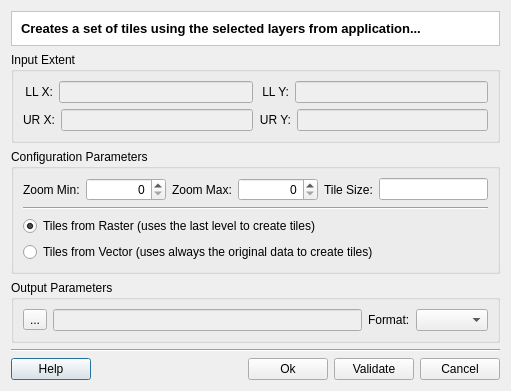
<?xml version="1.0" encoding="UTF-8"?>
<ui version="4.0">
 <class>TileGeneratorDialogForm</class>
 <widget class="QDialog" name="TileGeneratorDialogForm">
  <property name="geometry">
   <rect>
    <x>0</x>
    <y>0</y>
    <width>511</width>
    <height>366</height>
   </rect>
  </property>
  <property name="windowTitle">
   <string>Tile Generator</string>
  </property>
  <layout class="QGridLayout" name="gridLayout_15">
   <item row="0" column="0">
    <layout class="QGridLayout" name="gridLayout_14">
     <item row="0" column="0">
      <widget class="QFrame" name="frame">
       <property name="styleSheet">
        <string notr="true">QWidget { background: white }</string>
       </property>
       <property name="frameShape">
        <enum>QFrame::StyledPanel</enum>
       </property>
       <property name="frameShadow">
        <enum>QFrame::Sunken</enum>
       </property>
       <layout class="QGridLayout" name="gridLayout_6">
        <item row="0" column="0">
         <widget class="QLabel" name="m_titleLabel">
          <property name="font">
           <font>
            <pointsize>10</pointsize>
            <weight>75</weight>
            <bold>true</bold>
           </font>
          </property>
          <property name="text">
           <string>Creates a set of tiles using the selected layers from application...</string>
          </property>
         </widget>
        </item>
       </layout>
      </widget>
     </item>
     <item row="1" column="0">
      <widget class="QGroupBox" name="groupBox_3">
       <property name="title">
        <string>Input Extent</string>
       </property>
       <property name="flat">
        <bool>true</bool>
       </property>
       <layout class="QGridLayout" name="gridLayout_12">
        <item row="0" column="0">
         <layout class="QGridLayout" name="gridLayout_11">
          <item row="0" column="0">
           <layout class="QGridLayout" name="gridLayout_7">
            <item row="0" column="0">
             <widget class="QLabel" name="label_5">
              <property name="minimumSize">
               <size>
                <width>30</width>
                <height>0</height>
               </size>
              </property>
              <property name="text">
               <string>LL X:</string>
              </property>
              <property name="alignment">
               <set>Qt::AlignRight|Qt::AlignTrailing|Qt::AlignVCenter</set>
              </property>
             </widget>
            </item>
            <item row="0" column="1">
             <widget class="QLineEdit" name="m_llxLineEdit">
              <property name="enabled">
               <bool>false</bool>
              </property>
             </widget>
            </item>
           </layout>
          </item>
          <item row="0" column="1">
           <layout class="QGridLayout" name="gridLayout_8">
            <item row="0" column="0">
             <widget class="QLabel" name="label_6">
              <property name="minimumSize">
               <size>
                <width>30</width>
                <height>0</height>
               </size>
              </property>
              <property name="text">
               <string>LL Y:</string>
              </property>
              <property name="alignment">
               <set>Qt::AlignRight|Qt::AlignTrailing|Qt::AlignVCenter</set>
              </property>
             </widget>
            </item>
            <item row="0" column="1">
             <widget class="QLineEdit" name="m_llyLineEdit">
              <property name="enabled">
               <bool>false</bool>
              </property>
             </widget>
            </item>
           </layout>
          </item>
          <item row="1" column="0">
           <layout class="QGridLayout" name="gridLayout_9">
            <item row="0" column="0">
             <widget class="QLabel" name="label_7">
              <property name="minimumSize">
               <size>
                <width>30</width>
                <height>0</height>
               </size>
              </property>
              <property name="text">
               <string>UR X:</string>
              </property>
              <property name="alignment">
               <set>Qt::AlignRight|Qt::AlignTrailing|Qt::AlignVCenter</set>
              </property>
             </widget>
            </item>
            <item row="0" column="1">
             <widget class="QLineEdit" name="m_urxLineEdit">
              <property name="enabled">
               <bool>false</bool>
              </property>
             </widget>
            </item>
           </layout>
          </item>
          <item row="1" column="1">
           <layout class="QGridLayout" name="gridLayout_10">
            <item row="0" column="0">
             <widget class="QLabel" name="label_8">
              <property name="minimumSize">
               <size>
                <width>30</width>
                <height>0</height>
               </size>
              </property>
              <property name="text">
               <string>UR Y:</string>
              </property>
              <property name="alignment">
               <set>Qt::AlignRight|Qt::AlignTrailing|Qt::AlignVCenter</set>
              </property>
             </widget>
            </item>
            <item row="0" column="1">
             <widget class="QLineEdit" name="m_uryLineEdit">
              <property name="enabled">
               <bool>false</bool>
              </property>
             </widget>
            </item>
           </layout>
          </item>
         </layout>
        </item>
       </layout>
      </widget>
     </item>
     <item row="2" column="0">
      <widget class="QGroupBox" name="groupBox">
       <property name="title">
        <string>Configuration Parameters</string>
       </property>
       <property name="flat">
        <bool>true</bool>
       </property>
       <layout class="QGridLayout" name="gridLayout_13">
        <item row="0" column="0">
         <layout class="QGridLayout" name="gridLayout_2">
          <item row="0" column="0">
           <layout class="QGridLayout" name="gridLayout">
            <item row="0" column="0">
             <widget class="QLabel" name="label">
              <property name="text">
               <string>Zoom Min:</string>
              </property>
             </widget>
            </item>
            <item row="0" column="1">
             <widget class="QSpinBox" name="m_zoomMinSpinBox">
              <property name="minimumSize">
               <size>
                <width>80</width>
                <height>0</height>
               </size>
              </property>
              <property name="alignment">
               <set>Qt::AlignRight|Qt::AlignTrailing|Qt::AlignVCenter</set>
              </property>
             </widget>
            </item>
            <item row="0" column="2">
             <widget class="QLabel" name="label_2">
              <property name="text">
               <string>Zoom Max:</string>
              </property>
             </widget>
            </item>
            <item row="0" column="3">
             <widget class="QSpinBox" name="m_zoomMaxSpinBox">
              <property name="minimumSize">
               <size>
                <width>80</width>
                <height>0</height>
               </size>
              </property>
              <property name="alignment">
               <set>Qt::AlignRight|Qt::AlignTrailing|Qt::AlignVCenter</set>
              </property>
             </widget>
            </item>
            <item row="0" column="4">
             <widget class="QLabel" name="label_3">
              <property name="text">
               <string>Tile Size:</string>
              </property>
             </widget>
            </item>
            <item row="0" column="5">
             <widget class="QLineEdit" name="m_tileSizeLineEdit">
              <property name="alignment">
               <set>Qt::AlignRight|Qt::AlignTrailing|Qt::AlignVCenter</set>
              </property>
             </widget>
            </item>
           </layout>
          </item>
          <item row="1" column="0">
           <widget class="Line" name="line_2">
            <property name="orientation">
             <enum>Qt::Horizontal</enum>
            </property>
           </widget>
          </item>
          <item row="2" column="0">
           <widget class="QRadioButton" name="m_rasterRadioButton">
            <property name="text">
             <string>Tiles from Raster (uses the last level to create tiles)</string>
            </property>
            <property name="checked">
             <bool>true</bool>
            </property>
           </widget>
          </item>
          <item row="3" column="0">
           <widget class="QRadioButton" name="m_vectorRadioButton">
            <property name="text">
             <string>Tiles from Vector (uses always the original data to create tiles)</string>
            </property>
           </widget>
          </item>
         </layout>
        </item>
       </layout>
      </widget>
     </item>
     <item row="3" column="0">
      <widget class="QGroupBox" name="groupBox_2">
       <property name="title">
        <string>Output Parameters</string>
       </property>
       <property name="flat">
        <bool>true</bool>
       </property>
       <layout class="QGridLayout" name="gridLayout_4">
        <item row="0" column="0">
         <layout class="QGridLayout" name="gridLayout_3">
          <item row="0" column="0">
           <widget class="QToolButton" name="m_dirToolButton">
            <property name="text">
             <string>...</string>
            </property>
           </widget>
          </item>
          <item row="0" column="1">
           <widget class="QLineEdit" name="m_dirLineEdit">
            <property name="enabled">
             <bool>false</bool>
            </property>
           </widget>
          </item>
          <item row="0" column="2">
           <widget class="QLabel" name="label_4">
            <property name="text">
             <string>Format:</string>
            </property>
           </widget>
          </item>
          <item row="0" column="3">
           <widget class="QComboBox" name="m_formatComboBox"/>
          </item>
         </layout>
        </item>
       </layout>
      </widget>
     </item>
     <item row="4" column="0">
      <layout class="QGridLayout" name="gridLayout_5">
       <item row="0" column="0" colspan="5">
        <widget class="Line" name="line">
         <property name="orientation">
          <enum>Qt::Horizontal</enum>
         </property>
        </widget>
       </item>
       <item row="1" column="0">
        <widget class="QPushButton" name="m_helpPushButton">
         <property name="text">
          <string>Help</string>
         </property>
        </widget>
       </item>
       <item row="1" column="1">
        <spacer name="horizontalSpacer">
         <property name="orientation">
          <enum>Qt::Horizontal</enum>
         </property>
         <property name="sizeHint" stdset="0">
          <size>
           <width>40</width>
           <height>20</height>
          </size>
         </property>
        </spacer>
       </item>
       <item row="1" column="2">
        <widget class="QPushButton" name="m_okPushButton">
         <property name="text">
          <string>Ok</string>
         </property>
        </widget>
       </item>
       <item row="1" column="4">
        <widget class="QPushButton" name="m_cancelPushButton">
         <property name="text">
          <string>Cancel</string>
         </property>
        </widget>
       </item>
       <item row="1" column="3">
        <widget class="QPushButton" name="m_validatePushButton">
         <property name="text">
          <string>Validate</string>
         </property>
        </widget>
       </item>
      </layout>
     </item>
    </layout>
   </item>
  </layout>
 </widget>
 <tabstops>
  <tabstop>m_llxLineEdit</tabstop>
  <tabstop>m_llyLineEdit</tabstop>
  <tabstop>m_urxLineEdit</tabstop>
  <tabstop>m_uryLineEdit</tabstop>
  <tabstop>m_zoomMinSpinBox</tabstop>
  <tabstop>m_zoomMaxSpinBox</tabstop>
  <tabstop>m_tileSizeLineEdit</tabstop>
  <tabstop>m_rasterRadioButton</tabstop>
  <tabstop>m_vectorRadioButton</tabstop>
  <tabstop>m_dirToolButton</tabstop>
  <tabstop>m_dirLineEdit</tabstop>
  <tabstop>m_formatComboBox</tabstop>
  <tabstop>m_okPushButton</tabstop>
  <tabstop>m_validatePushButton</tabstop>
  <tabstop>m_cancelPushButton</tabstop>
  <tabstop>m_helpPushButton</tabstop>
 </tabstops>
 <resources/>
 <connections>
  <connection>
   <sender>m_cancelPushButton</sender>
   <signal>released()</signal>
   <receiver>TileGeneratorDialogForm</receiver>
   <slot>reject()</slot>
   <hints>
    <hint type="sourcelabel">
     <x>446</x>
     <y>197</y>
    </hint>
    <hint type="destinationlabel">
     <x>446</x>
     <y>217</y>
    </hint>
   </hints>
  </connection>
 </connections>
</ui>
